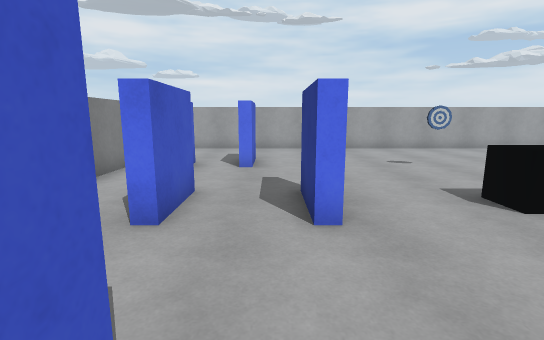
View 1 (above)

16 first-person views from a walk through a scene from a Unity 3-D project. The camera is 1.5 m above the floor, tilts 10° down and sees 85° across. The floor is counted in squares, 1 m on a side. Each view is taken from the middle of a square. On the plan, view 1 faces up. The plan holds only what a view shows up to about 15 squares ahead; the rest is blank. The place goes on beyond the plan. The player is left out.

View 2
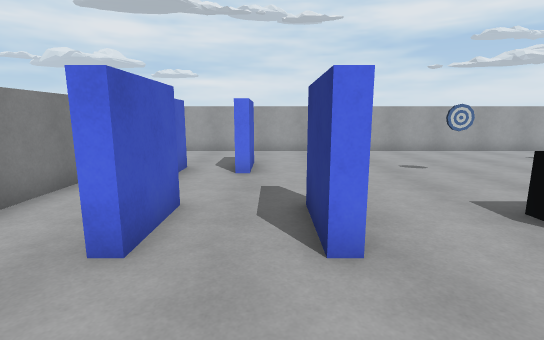

View 3
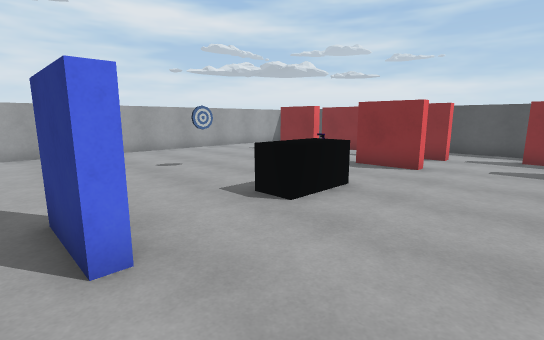

View 4
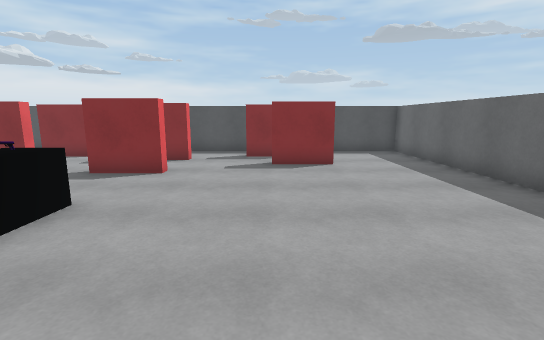

View 5
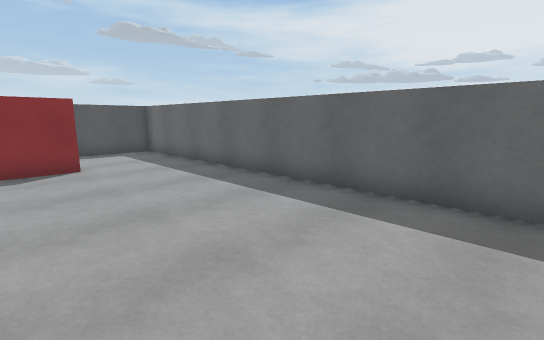

View 6
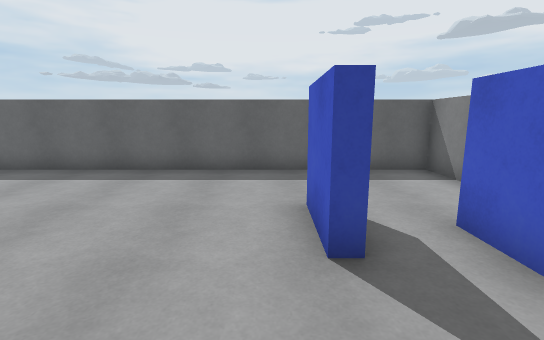

View 7
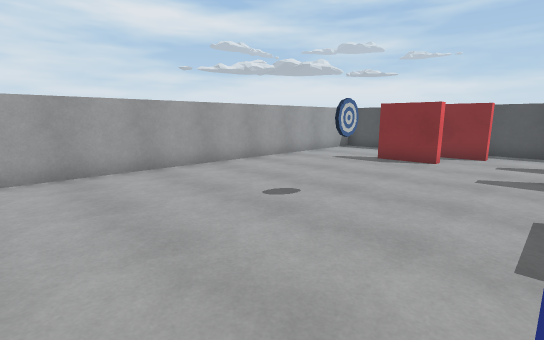

View 8
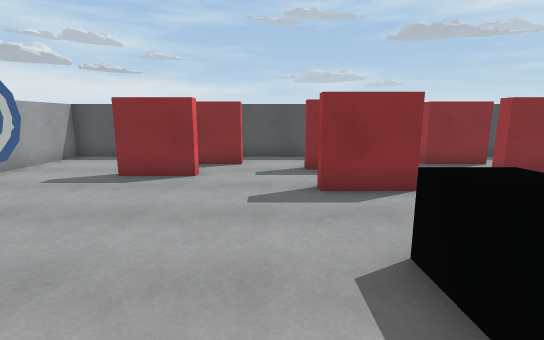

View 9
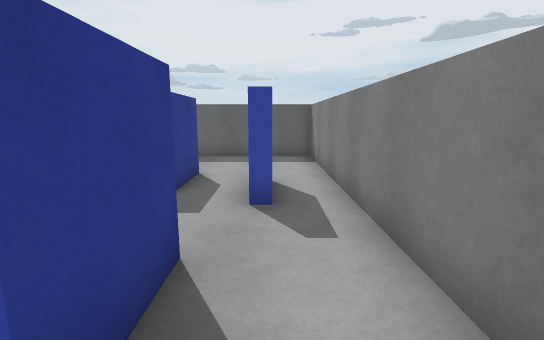

View 10
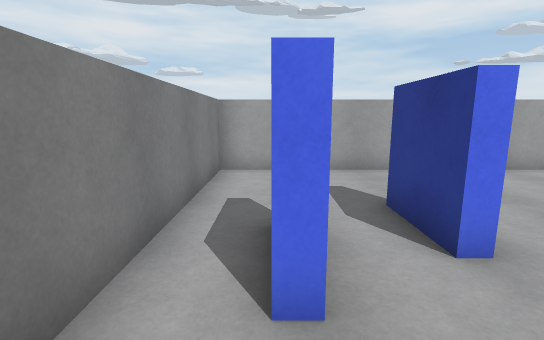

View 11
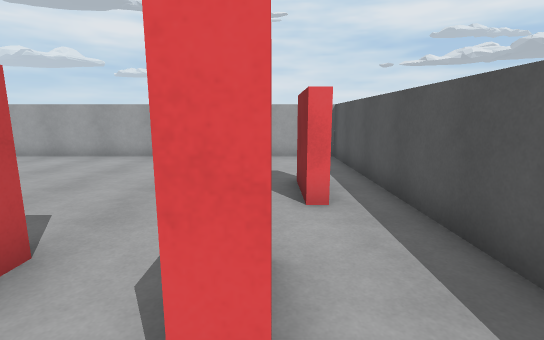

View 12
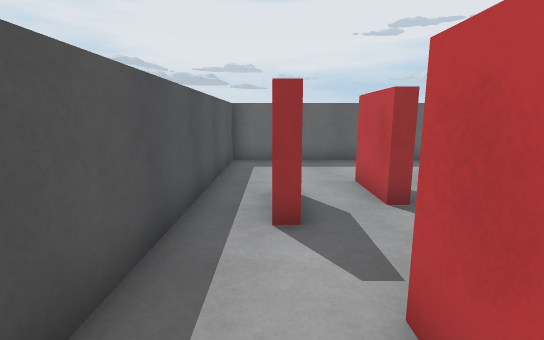

View 13
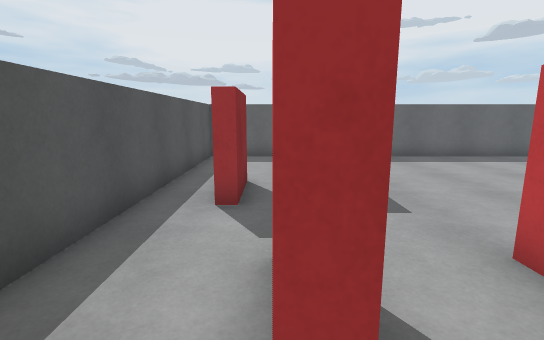

View 14
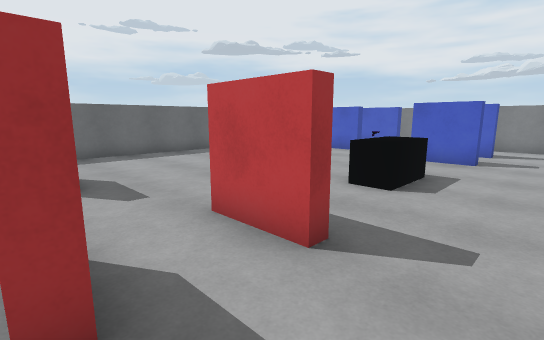

View 15
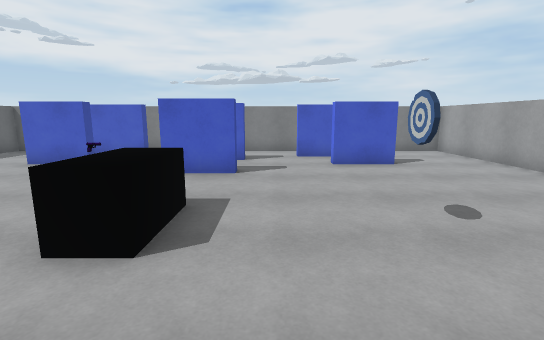

View 16
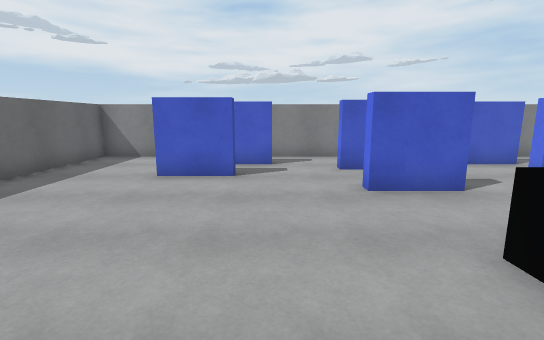

### Floor plan
Points are (right, up) in squares from view 1. A wall is a line through its corners. A room is listed if a view was taken in it or the views show most of it. See-through windows are left out.
Room 1 (views 1, 2, 3, 4, 5, 6, 7, 8, 9, 10, 11, 12, 13, 14, 15, 16)
walls: (1, 4) (0.6, 4) (0.6, 6) (1, 6) (1, 4); (9, 4) (9, 6) (9.4, 6) (9.4, 4) (9, 4); (-1.6, 4) (-2, 4) (-2, 6) (-1.6, 6) (-1.6, 4); (11.6, 4) (11.6, 6) (12, 6) (12, 4) (11.6, 4); (11, 9) (10.6, 9) (10.6, 11); (-0.6, 11) (-0.6, 9) (-1, 9) (-1, 11); (10.6, -1.1) (10.6, 1) (11, 1) (11, -1); (-1, -1) (-1, 1) (-0.6, 1) (-0.6, -1); (-3.1, 2) (-2.6, 2) (-2.6, 0); (13.1, 8) (12.6, 8) (12.6, 10); (-2.6, 10) (-2.6, 8) (-3, 8); (12.6, -0.1) (12.6, 2) (13, 2); (14.4, 14.5) (-4.5, 14.5) (-4.5, -4.6) (14.4, -4.6) (14.4, 14.5)
objects: other object (4, 5); other object (5, 5); other object (5, 9); other object (6, 5)

Where each view was taken, in squares from view 1:
view 1: 0 up, 0 right, facing up
view 2: 1 up, 0 right, facing up
view 3: 1 up, 0 right, facing up-right
view 4: 1 up, 1 right, facing right
view 5: 1 up, 1 right, facing down-right
view 6: 4 up, 0 right, facing down
view 7: 6 up, 0 right, facing up-right
view 8: 7 up, 3 right, facing right
view 9: 7 up, 3 left, facing down
view 10: 6 up, 3 left, facing up
view 11: 3 up, 12 right, facing up
view 12: 6 up, 13 right, facing down
view 13: 7 up, 12 right, facing down
view 14: 8 up, 12 right, facing down-left
view 15: 7 up, 9 right, facing left
view 16: 2 up, 7 right, facing left
